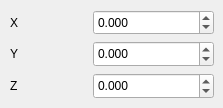
      <widget class="QWidget" name="R_Retract">
       <attribute name="title">
        <string>R_Retract</string>
       </attribute>
       <widget class="QDoubleSpinBox" name="R_Retract_X">
        <property name="geometry">
         <rect>
          <x>93</x>
          <y>10</y>
          <width>121</width>
          <height>25</height>
         </rect>
        </property>
        <property name="decimals">
         <number>3</number>
        </property>
        <property name="minimum">
         <double>-10.000000000000000</double>
        </property>
        <property name="maximum">
         <double>10.000000000000000</double>
        </property>
        <property name="singleStep">
         <double>0.010000000000000</double>
        </property>
       </widget>
       <widget class="QLabel" name="label_381">
        <property name="geometry">
         <rect>
          <x>10</x>
          <y>41</y>
          <width>46</width>
          <height>26</height>
         </rect>
        </property>
        <property name="text">
         <string>Y</string>
        </property>
       </widget>
       <widget class="QDoubleSpinBox" name="R_Retract_Z">
        <property name="geometry">
         <rect>
          <x>93</x>
          <y>73</y>
          <width>121</width>
          <height>26</height>
         </rect>
        </property>
        <property name="decimals">
         <number>3</number>
        </property>
        <property name="minimum">
         <double>-10.000000000000000</double>
        </property>
        <property name="maximum">
         <double>10.000000000000000</double>
        </property>
        <property name="singleStep">
         <double>0.010000000000000</double>
        </property>
       </widget>
       <widget class="QLabel" name="label_382">
        <property name="geometry">
         <rect>
          <x>10</x>
          <y>10</y>
          <width>55</width>
          <height>25</height>
         </rect>
        </property>
        <property name="text">
         <string>X</string>
        </property>
       </widget>
       <widget class="QDoubleSpinBox" name="R_Retract_Y">
        <property name="geometry">
         <rect>
          <x>93</x>
          <y>41</y>
          <width>121</width>
          <height>26</height>
         </rect>
        </property>
        <property name="decimals">
         <number>3</number>
        </property>
        <property name="minimum">
         <double>-10.000000000000000</double>
        </property>
        <property name="maximum">
         <double>10.000000000000000</double>
        </property>
        <property name="singleStep">
         <double>0.010000000000000</double>
        </property>
       </widget>
       <widget class="QLabel" name="label_383">
        <property name="geometry">
         <rect>
          <x>10</x>
          <y>73</y>
          <width>36</width>
          <height>26</height>
         </rect>
        </property>
        <property name="text">
         <string>Z</string>
        </property>
       </widget>
      </widget>
